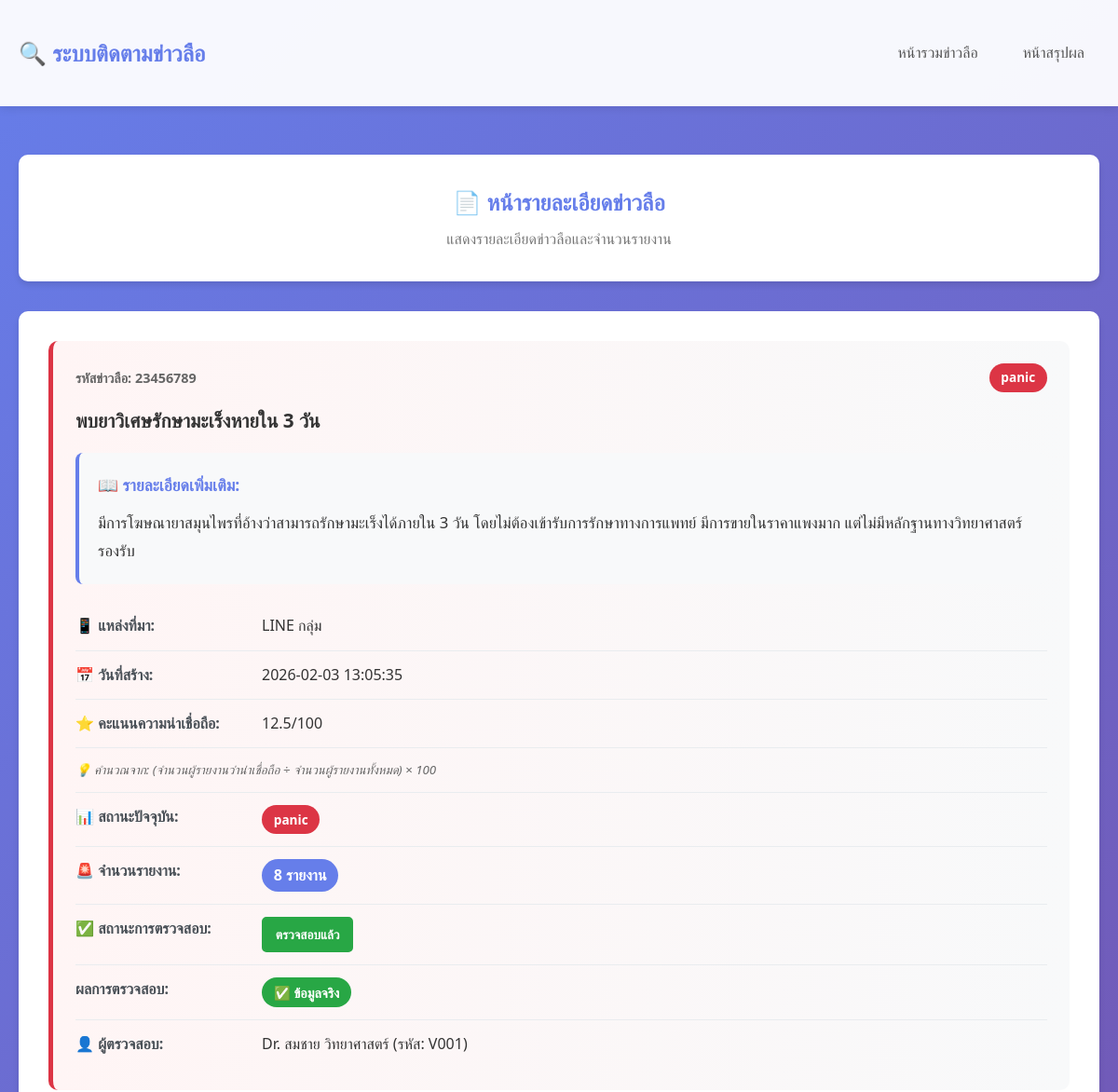
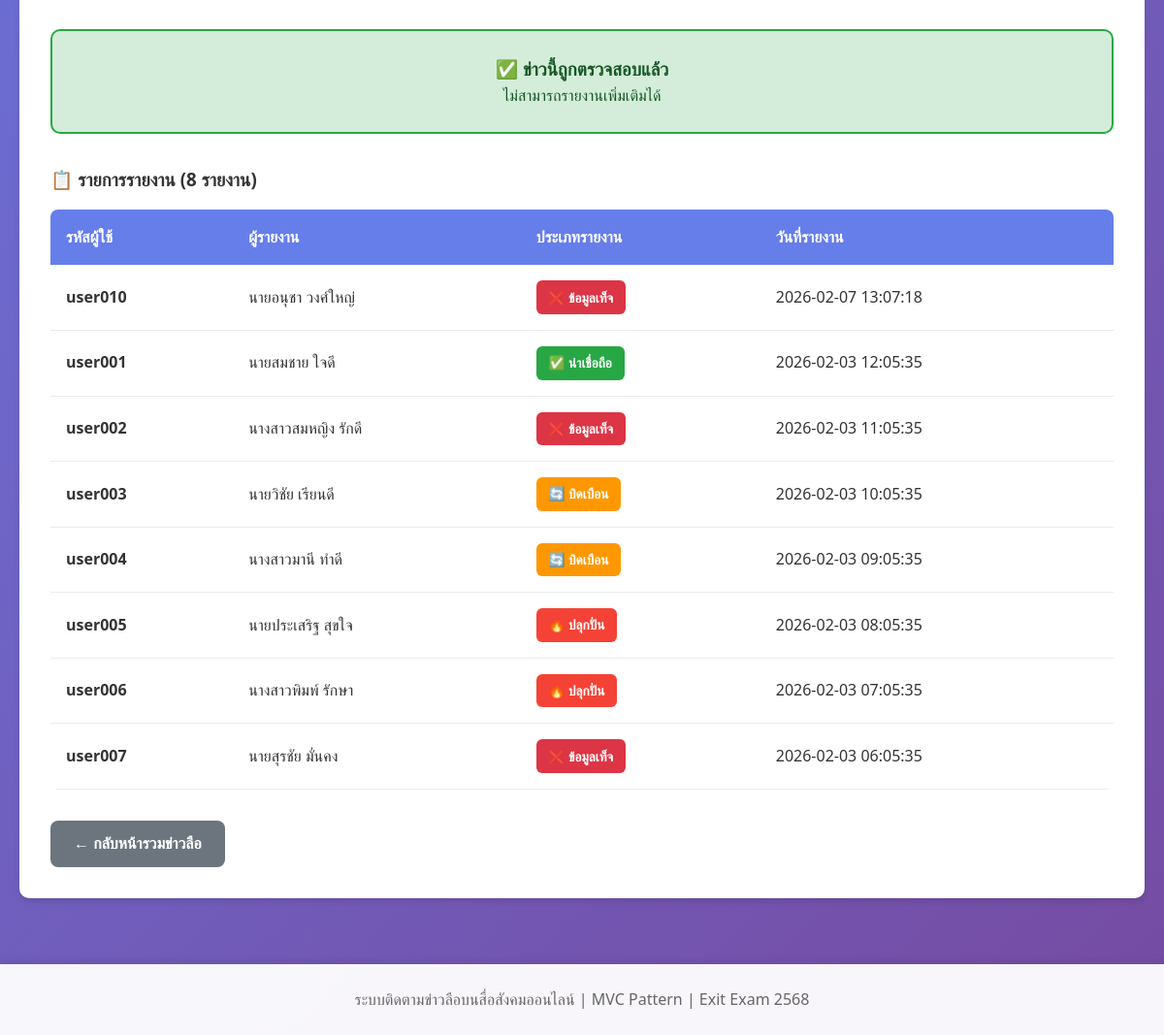
/detail/23456789, run on the app's committed database (2 pictures, top to bottom).
### tables this page shows
CREATE TABLE Rumour (
            rumour_id INTEGER PRIMARY KEY CHECK(rumour_id >= 10000000 AND rumour_id <= 99999999),
            title TEXT NOT NULL,
            content TEXT,
            source TEXT NOT NULL,
            created_date TEXT NOT NULL,
            credibility_score REAL DEFAULT 50.0,
            status TEXT NOT NULL DEFAULT 'ปกติ' CHECK(status IN ('ปกติ', 'panic')),
            is_verified INTEGER DEFAULT 0,
            verification_result TEXT,
            verified_by INTEGER,
            FOREIGN KEY (verified_by) REFERENCES Users(user_id)
        );

CREATE TABLE Users (
            user_id INTEGER PRIMARY KEY AUTOINCREMENT,
            username TEXT NOT NULL,
            name TEXT NOT NULL,
            role TEXT NOT NULL CHECK(role IN ('ผู้ใช้ทั่วไป', 'ผู้ตรวจสอบ')),
            verifier_code TEXT
        );

CREATE TABLE Report (
            report_id INTEGER PRIMARY KEY AUTOINCREMENT,
            user_id INTEGER NOT NULL,
            rumour_id INTEGER NOT NULL,
            report_date TEXT NOT NULL,
            report_type TEXT NOT NULL CHECK(report_type IN ('บิดเบือน', 'ปลุกปั่น', 'ข้อมูลเท็จ', 'น่าเชื่อถือ')),
            FOREIGN KEY (user_id) REFERENCES Users(user_id),
            FOREIGN KEY (rumour_id) REFERENCES Rumour(rumour_id),
            UNIQUE(user_id, rumour_id)
        );

### app.py (the view)
@app.route('/detail/<int:rumour_id>')
def detail(rumour_id):
    rumour = RumourModel.get_rumour_by_id(rumour_id)
    if not rumour:
        flash('ไม่พบข่าวลือที่ค้นหา', 'error')
        return redirect(url_for('index'))
    reports = ReportModel.get_reports_by_rumour(rumour_id)
    report_count = len(reports)
    users = UserModel.get_all_users()
    verifiers = UserModel.get_verifiers()
    return render_template('detail.html',
                         rumour=rumour,
                         reports=reports,
                         report_count=report_count,
                         users=users,
                         verifiers=verifiers)

### templates/detail.html (shortened to what this page needs)
<!DOCTYPE html>
<html lang="th">
<head>
    <link rel="stylesheet" href="{{ url_for('static', filename='style.css') }}">
</head>
<body>
    <nav class="navbar">
        <div class="container">
            <h1>🔍 ระบบติดตามข่าวลือ</h1>
            <div class="nav-links">
                <a href="{{ url_for('index') }}">หน้ารวมข่าวลือ</a>
                <a href="{{ url_for('summary') }}">หน้าสรุปผล</a>
            </div>
        </div>
    </nav>
    <div class="container">
        <div class="page-header">
            <h2>📄 หน้ารายละเอียดข่าวลือ</h2>
            <p class="subtitle">แสดงรายละเอียดข่าวลือและจำนวนรายงาน</p>
        </div>
        <div class="detail-container">
            <div class="rumour-detail {% if rumour.status == 'panic' %}panic{% endif %}">
                <div class="rumour-header">
                    <span class="rumour-id">รหัสข่าวลือ: {{ rumour.rumour_id }}</span>
                    <span class="status-badge status-{{ rumour.status }}">
                        {{ rumour.status }}
                    </span>
                </div>
                <h2 class="rumour-title">{{ rumour.title }}</h2>
                {% if rumour.content %}
                <div class="rumour-content">
                    <h4>📖 รายละเอียดเพิ่มเติม:</h4>
                    <p>{{ rumour.content }}</p>
                </div>
                {% endif %}
                <div class="rumour-detail-info">
                    <div class="info-row">
                        <strong>📱 แหล่งที่มา:</strong>
                        <span>{{ rumour.source }}</span>
                    </div>
                    <div class="info-row">
                        <strong>📅 วันที่สร้าง:</strong>
                        <span>{{ rumour.created_date }}</span>
                    </div>
                    <div class="info-row">
                        <strong>⭐ คะแนนความน่าเชื่อถือ:</strong>
                        <span>{{ rumour.credibility_score }}/100</span>
                    </div>
                    <div class="info-row">
                        <small style="color: #666; font-style: italic;">
                            💡 คำนวณจาก: (จำนวนผู้รายงานว่าน่าเชื่อถือ ÷ จำนวนผู้รายงานทั้งหมด) × 100
                        </small>
                    </div>
                    <div class="info-row">
                        <strong>📊 สถานะปัจจุบัน:</strong>
                        <span class="status-badge status-{{ rumour.status }}">
                            {{ rumour.status }}
                        </span>
                    </div>
                    <div class="info-row">
                        <strong>🚨 จำนวนรายงาน:</strong>
                        <span class="report-count-badge">{{ report_count }} รายงาน</span>
                    </div>
                    {% if rumour.is_verified %}
                        <div class="info-row">
                            <strong>✅ สถานะการตรวจสอบ:</strong>
                            <span class="badge-verified">ตรวจสอบแล้ว</span>
                        </div>
                        <div class="info-row">
                            <strong>ผลการตรวจสอบ:</strong>
                            {% if rumour.verification_result == 'ข้อมูลเท็จ' %}
                                <span class="badge-false">❌ ข้อมูลเท็จ</span>
                            {% elif rumour.verification_result == 'ข้อมูลจริง' %}
                                <span class="badge-true">✅ ข้อมูลจริง</span>
                            {% else %}
                                <span class="verified-text">{{ rumour.verification_result }}</span>
                            {% endif %}
                        </div>
                        {% if rumour.verifier_name %}
                        <div class="info-row">
                            <strong>👤 ผู้ตรวจสอบ:</strong>
                            <span>{{ rumour.verifier_name }} (รหัส: {{ rumour.verifier_code }})</span>
                        </div>
                        {% endif %}
                    {% endif %}
                </div>
            </div>
            {% if not rumour.is_verified %}
                <div class="report-section">
                    <h3>📝 รายงานข่าวลือนี้ (สำหรับผู้ใช้ทั่วไป)</h3>
                    <p class="section-note">
                        <strong>หมายเหตุ:</strong> เฉพาะผู้ใช้ทั่วไป สามารถรายงานข่าวลือได้ หากมีรายงาน <strong>>= 5 ครั้ง</strong> ข่าวจะเข้าสู่สถานะ PANIC
                    </p>
                    <form method="POST" action="{{ url_for('report_rumour', rumour_id=rumour.rumour_id) }}" class="report-form">
                        <div class="form-group">
                            <label for="user_id">เลือกผู้ใช้:</label>
                            <select name="user_id" id="user_id" required>
                                <option value="">-- เลือกผู้ใช้ --</option>
                                {% for user in users %}
                                    {% if user.role == 'ผู้ใช้ทั่วไป' %}
                                        <option value="{{ user.user_id }}">
                                            [{{ user.username }}] {{ user.name }} (ผู้ใช้ทั่วไป)
                                        </option>
                                    {% endif %}
                                {% endfor %}
                            </select>
                        </div>
                        <div class="form-group">
                            <label for="report_type">ประเภทรายงาน:</label>
                            <select name="report_type" id="report_type" required>
                                <option value="">-- เลือกประเภท --</option>
                                <option value="บิดเบือน">บิดเบือน</option>
                                <option value="ปลุกปั่น">ปลุกปั่น</option>
                                <option value="ข้อมูลเท็จ">ข้อมูลเท็จ</option>
                                <option value="น่าเชื่อถือ">น่าเชื่อถือ</option>
                            </select>
                        </div>
                        <button type="submit" class="btn btn-danger">🚨 รายงานข่าวลือนี้</button>
                    </form>
                </div>
                <div class="verify-section">
                    <h3>✅ ตรวจสอบและยืนยันข้อมูล (เฉพาะผู้ตรวจสอบ)</h3>
                    <p class="section-note">
                        <strong>หมายเหตุ:</strong> เฉพาะผู้ตรวจสอบ (รหัส V001-V003) เท่านั้น ที่สามารถตรวจสอบความถูกต้องของข่าวลือได้
                    </p>
                    <form method="POST" action="{{ url_for('verify_rumour', rumour_id=rumour.rumour_id) }}" class="verify-form">
                        <div class="form-group">
                            <label for="verifier_id">เลือกผู้ตรวจสอบ:</label>
                            <select name="verifier_id" id="verifier_id" required>
                                <option value="">-- เลือกผู้ตรวจสอบ --</option>
                                {% for verifier in verifiers %}
                                    <option value="{{ verifier.user_id }}">
                                        {{ verifier.name }} (ผู้ตรวจสอบ: รหัส {{ verifier.verifier_code }})
                                    </option>
                                {% endfor %}
                            </select>
                        </div>
                        <div class="form-group">
                            <label for="verification_result">ผลการตรวจสอบ:</label>
                            <select name="verification_result" id="verification_result" required>
                                <option value="">-- เลือกผลการตรวจสอบ --</option>
                                <option value="ข้อมูลจริง">✅ ข้อมูลจริง</option>
                                <option value="ข้อมูลเท็จ">❌ ข้อมูลเท็จ</option>
                            </select>
                        </div>
                        <button type="submit" class="btn btn-success">✅ ยืนยันผลการตรวจสอบ</button>
                    </form>
                </div>
            {% else %}
                <div class="verified-notice">
                    <h3>✅ ข่าวนี้ถูกตรวจสอบแล้ว</h3>
                    <p>ไม่สามารถรายงานเพิ่มเติมได้</p>
                </div>
            {% endif %}
            <div class="reports-list">
                <h3>📋 รายการรายงาน ({{ report_count }} รายงาน)</h3>
                {% if reports %}
                    <table class="report-table">
                        <thead>
                            <tr>
                                <th>รหัสผู้ใช้</th>
                                <th>ผู้รายงาน</th>
                                <th>ประเภทรายงาน</th>
                                <th>วันที่รายงาน</th>
                            </tr>
                        </thead>
                        <tbody>
                            {% for report in reports %}
                                <tr>
                                    <td><strong>{{ report.username }}</strong></td>
                                    <td>{{ report.name }}</td>
                                    <td>
                                        {% if report.report_type == 'บิดเบือน' %}
                                            <span class="report-type-badge report-distort">🔄 บิดเบือน</span>
                                        {% elif report.report_type == 'ปลุกปั่น' %}
                                            <span class="report-type-badge report-incite">🔥 ปลุกปั่น</span>
                                        {% elif report.report_type == 'ข้อมูลเท็จ' %}
                                            <span class="report-type-badge report-false">❌ ข้อมูลเท็จ</span>
                                        {% elif report.report_type == 'น่าเชื่อถือ' %}
                                            <span class="report-type-badge report-credible">✅ น่าเชื่อถือ</span>
                                        {% else %}
                                            <span class="report-type">{{ report.report_type }}</span>
                                        {% endif %}
                                    </td>
                                    <td>{{ report.report_date }}</td>
                                </tr>
                            {% endfor %}
                        </tbody>
                    </table>
                {% else %}
                    <p class="no-data">ยังไม่มีรายงาน</p>
                {% endif %}
            </div>
            <a href="{{ url_for('index') }}" class="btn btn-secondary">← กลับหน้ารวมข่าวลือ</a>
        </div>
    </div>
    <footer>
        <p>ระบบติดตามข่าวลือบนสื่อสังคมออนไลน์ | MVC Pattern | Exit Exam 2568</p>
    </footer>
</body>
</html>

### data on the page
Rumour: rumour_id "23456789", status "panic", title "พบยาวิเศษรักษามะเร็งหายใน 3 วัน", content "มีการโฆษณายาสมุนไพรที่อ้างว่าสามารถรักษามะเร็งได้ภายใน 3 วัน โดยไม่ต้องเข้ารับการรักษาทางการแพทย์ มีการขายในราคาแพงมาก แต่ไม่มีหลักฐานทางวิทยาศาสตร์รองรับ", source "LINE กลุ่ม", created_date "2026-02-03 13:05:35", credibility_score "12.5"
Users: verifier_name "Dr. สมชาย วิทยาศาสตร์", verifier_code "V001"
Report: username "user010", name "นายอนุชา วงศ์ใหญ่", report_type "❌ ข้อมูลเท็จ", report_date "2026-02-07 13:07:18"
Report: username "user001", name "นายสมชาย ใจดี", report_type "✅ น่าเชื่อถือ", report_date "2026-02-03 12:05:35"
Report: username "user002", name "นางสาวสมหญิง รักดี", report_type "❌ ข้อมูลเท็จ", report_date "2026-02-03 11:05:35"
Report: username "user003", name "นายวิชัย เรียนดี", report_type "🔄 บิดเบือน", report_date "2026-02-03 10:05:35"
Report: username "user004", name "นางสาวมานี ทำดี", report_type "🔄 บิดเบือน", report_date "2026-02-03 09:05:35"
Report: username "user005", name "นายประเสริฐ สุขใจ", report_type "🔥 ปลุกปั่น", report_date "2026-02-03 08:05:35"
Report: username "user006", name "นางสาวพิมพ์ รักษา", report_type "🔥 ปลุกปั่น", report_date "2026-02-03 07:05:35"
Report: username "user007", name "นายสุรชัย มั่นคง", report_type "❌ ข้อมูลเท็จ", report_date "2026-02-03 06:05:35"

### other printed values
{{ report_count }} "8"
